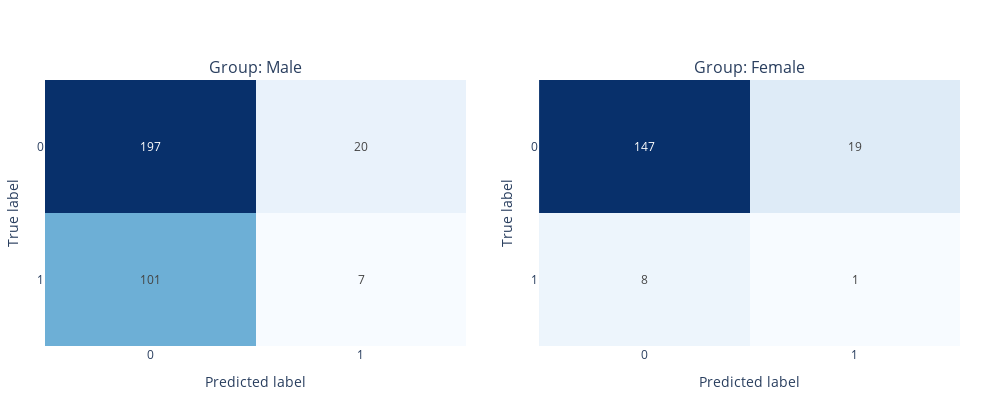

Notebook source saved alongside this figure:
### Markdown cell above
* **Groupwise Confusion Matrix**

### Code cell
plot_groupwise_confusion_matrices(
    y_true=df_encoded["income"],
    y_pred=df_encoded["prediction"],
    sensitive_attr=df_encoded["sex"],
    sensitive_mapping={v: k for k, v in encoding_dict["sex"].items()}
)

### Figure 1 — Plotly figure (JSON) as saved in the notebook; plotly's stock layout.template omitted (floating-point values rounded to 4 significant figures)
{"data": [{"colorscale": [[0, "rgb(247,251,255)"], [0.125, "rgb(222,235,247)"], [0.25, "rgb(198,219,239)"], [0.375, "rgb(158,202,225)"], [0.5, "rgb(107,174,214)"], [0.625, "rgb(66,146,198)"], [0.75, "rgb(33,113,181)"], [0.875, "rgb(8,81,156)"], [1, "rgb(8,48,107)"]], "hovertemplate": "True: %{y}<br>Pred: %{x}<br>Value: %{text}<extra></extra>", "showscale": false, "text": [["197", "20"], ["101", "7"]], "texttemplate": "%{text}", "type": "heatmap", "x": ["0", "1"], "xaxis": "x", "y": ["0", "1"], "yaxis": "y", "z": [[197, 20], [101, 7]], "zauto": true}, {"colorscale": [[0, "rgb(247,251,255)"], [0.125, "rgb(222,235,247)"], [0.25, "rgb(198,219,239)"], [0.375, "rgb(158,202,225)"], [0.5, "rgb(107,174,214)"], [0.625, "rgb(66,146,198)"], [0.75, "rgb(33,113,181)"], [0.875, "rgb(8,81,156)"], [1, "rgb(8,48,107)"]], "hovertemplate": "True: %{y}<br>Pred: %{x}<br>Value: %{text}<extra></extra>", "showscale": false, "text": [["147", "19"], ["8", "1"]], "texttemplate": "%{text}", "type": "heatmap", "x": ["0", "1"], "xaxis": "x2", "y": ["0", "1"], "yaxis": "y2", "z": [[147, 19], [8, 1]], "zauto": true}], "layout": {"annotations": [{"font": {"size": 16}, "showarrow": false, "text": "Group: Male", "x": 0.23, "xanchor": "center", "xref": "paper", "y": 1, "yanchor": "bottom", "yref": "paper"}, {"font": {"size": 16}, "showarrow": false, "text": "Group: Female", "x": 0.77, "xanchor": "center", "xref": "paper", "y": 1, "yanchor": "bottom", "yref": "paper"}], "height": 400, "margin": {"b": 40, "l": 40, "r": 40, "t": 80}, "width": 1000, "xaxis": {"anchor": "y", "domain": [0, 0.46], "title": {"text": "Predicted label"}}, "xaxis2": {"anchor": "y2", "domain": [0.54, 1], "title": {"text": "Predicted label"}}, "yaxis": {"anchor": "x", "autorange": "reversed", "domain": [0, 1], "title": {"text": "True label"}}, "yaxis2": {"anchor": "x2", "autorange": "reversed", "domain": [0, 1], "title": {"text": "True label"}}}}
